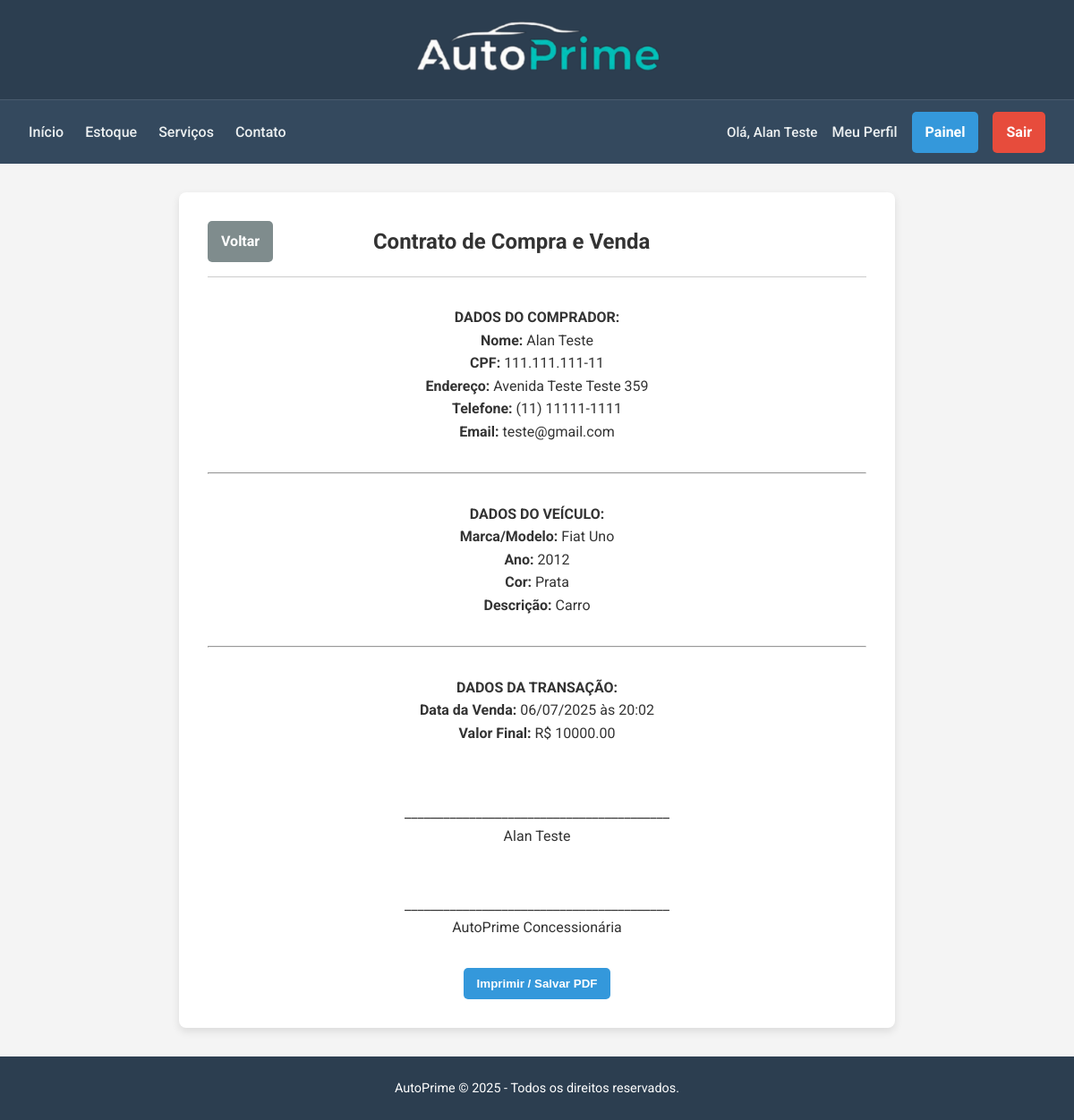
The app's page /contrato/1 (signed in) with its own data.
### app.py (models this page shows, shortened)
class Usuario(db.Model):
    id = db.Column(db.Integer, primary_key=True)
    nome = db.Column(db.String(150), nullable=False)
    email = db.Column(db.String(150), unique=True, nullable=False)
    senha_hash = db.Column(db.String(256), nullable=False)
    is_admin = db.Column(db.Boolean, nullable=False, default=False)
    cpf = db.Column(db.String(20), unique=True, nullable=False)
    endereco = db.Column(db.String(200), nullable=False)
    telefone = db.Column(db.String(20), nullable=False)

class Estoque(db.Model):
    id = db.Column(db.Integer, primary_key=True)
    marca = db.Column(db.String(100), nullable=False)
    modelo = db.Column(db.String(100), nullable=False)
    ano = db.Column(db.Integer, nullable=False)
    preco = db.Column(db.Float, nullable=False)
    descricao = db.Column(db.Text, nullable=True)
    imagem_url = db.Column(db.String(200), nullable=False)
    cor = db.Column(db.String(50), nullable=False)
    status = db.Column(db.String(20), nullable=False, default='Disponível')

class Venda(db.Model): # <-- MELHORIA: Removido comentário desnecessário
    id = db.Column(db.Integer, primary_key=True)
    data_venda = db.Column(db.DateTime, nullable=False, default=datetime.utcnow)
    preco_final = db.Column(db.Float, nullable=False)
    cliente_id = db.Column(db.Integer, db.ForeignKey('usuario.id'), nullable=False)
    veiculo_id = db.Column(db.Integer, db.ForeignKey('estoque.id'), nullable=False, unique=True)
    cliente = db.relationship('Usuario', backref='compras')
    veiculo = db.relationship('Estoque', backref='venda')

### app.py (the view)
@app.route('/contrato/<int:venda_id>')
@login_required
def contrato(venda_id):
    venda = Venda.query.get_or_404(venda_id)
    if venda.cliente_id != session['user_id']:
        flash('Acesso não autorizado.', 'error')
        return redirect(url_for('index'))
    return render_template('contrato.html', venda=venda)

### app.py (called while the page is built)
def login_required(f):
    @wraps(f)
    def decorated_function(*args, **kwargs):
        if 'user_id' not in session: # <-- MELHORIA: Verifica por user_id, mais específico
            flash('Você precisa fazer login para acessar esta página.', 'warning')
            return redirect(url_for('login'))
        user = Usuario.query.get(session['user_id'])
        if user is None:
            session.clear()
            flash("Sua conta não foi encontrada. Por favor, faça login novamente.", "warning")
            return redirect(url_for('login'))
        return f(*args, **kwargs)
    return decorated_function

### templates/contrato.html (shortened to what this page needs)
{% extends "base.html" %}
{% block content %}
<main class="main-content" style="max-width: 800px;">
    <section class="page-section">
        <div class="contract-header" style="display: flex; justify-content: space-between; align-items: center; border-bottom: 1px solid #ccc; padding-bottom: 1rem; margin-bottom: 2rem;">
            <a href="{{ url_for('index') }}" class="btn btn-secondary no-print" style="margin-right: 20px;">Voltar</a>
            <h2 style="margin: 0;">Contrato de Compra e Venda</h2>
        </div>
        <h4>DADOS DO COMPRADOR:</h4>
        <p><strong>Nome:</strong> {{ venda.cliente.nome }}</p>
        <p><strong>CPF:</strong> {{ venda.cliente.cpf }}</p>
        <p><strong>Endereço:</strong> {{ venda.cliente.endereco }}</p>
        <p><strong>Telefone:</strong> {{ venda.cliente.telefone }}</p>
        <p><strong>Email:</strong> {{ venda.cliente.email }}</p>
        <hr style="margin: 2rem 0;">
        <h4>DADOS DO VEÍCULO:</h4>
        <p><strong>Marca/Modelo:</strong> {{ venda.veiculo.marca }} {{ venda.veiculo.modelo }}</p>
        <p><strong>Ano:</strong> {{ venda.veiculo.ano }}</p>
        <p><strong>Cor:</strong> {{ venda.veiculo.cor }}</p>
        <p><strong>Descrição:</strong> {{ venda.veiculo.descricao }}</p>
        <hr style="margin: 2rem 0;">
        <h4>DADOS DA TRANSAÇÃO:</h4>
        <p><strong>Data da Venda:</strong> {{ venda.data_venda.strftime('%d/%m/%Y às %H:%M') }}</p>
        <p><strong>Valor Final:</strong> R$ {{ "%.2f"|format(venda.preco_final) }}</p>
        <div style="margin-top: 4rem; text-align: center;">
            <p>_________________________________________</p>
            <p>{{ venda.cliente.nome }}</p>
            <br><br>
            <p>_________________________________________</p>
            <p>AutoPrime Concessionária</p>
        </div>
        <div style="text-align: center; margin-top: 2rem;">
            <button onclick="window.print();" class="btn btn-login no-print">Imprimir / Salvar PDF</button>
        </div>
    </section>
</main>
{% endblock %}

### templates/base.html (shortened to what this page needs)
<!DOCTYPE html>
<html lang="pt-BR">
<head>
    <link rel="stylesheet" href="{{ url_for('static', filename='css/style.css') }}">
    <link rel="stylesheet" href="{{ url_for('static', filename='css/form.css') }}">
    <link rel="stylesheet" href="https://cdnjs.cloudflare.com/ajax/libs/font-awesome/6.5.2/css/all.min.css">
</head>
<body>
    <header class="main-header">
        <div class="header-content">
            <div class="logo-area">
                <a href="{{ url_for('index') }}">
                    <img src="{{ url_for('static', filename='imagens/AutoPrime.png') }}" alt="Logo AutoPrime" class="logo">
                </a>
            </div>
        </div>
    </header>
    <nav class="main-nav">
        <ul class="nav-links">
            <li><a href="{{ url_for('index') }}">Início</a></li>
            <li><a href="{{ url_for('estoque') }}">Estoque</a></li>
            <li><a href="{{ url_for('servicos') }}">Serviços</a></li>
            <li><a href="{{ url_for('contato') }}">Contato</a></li>
        </ul>
        <div class="auth-links">
            {% if session.get('logged_in') %}
                <span class="welcome-message">Olá, {{ session.get('user_name') }}</span>
                <a href="{{ url_for('perfil') }}" class="nav-profile-link">Meu Perfil</a>
                {% if session.get('is_admin') %}
                    <a href="{{ url_for('painel_admin') }}" class="btn btn-login">Painel</a>
                {% endif %}
                <a href="{{ url_for('logout') }}" class="btn btn-logout">Sair</a>
            {% else %}
                <a href="{{ url_for('login') }}" class="btn btn-login">Login</a>
                <a href="{{ url_for('cadastro') }}" class="btn btn-cadastro">Cadastro</a>
            {% endif %}
        </div>
    </nav>
    <main>
        {% block content %}{% endblock %}
    </main>
    <footer class="main-footer">
        <p>AutoPrime &copy; 2025 - Todos os direitos reservados.</p>
    </footer>
</body>
</html>

### static/css/style.css (style rules this page uses)
* { margin: 0; padding: 0; box-sizing: border-box; }
body { font-family: 'Roboto', sans-serif; line-height: 1.6; color: #333; background-color: #f4f4f4; display: flex; flex-direction: column; min-height: 100vh; }
.main-header { background-color: #2c3e50; color: #fff; padding: 1rem 2rem; box-shadow: 0 2px 5px rgba(0,0,0,0.2); }
.header-content { display: flex; justify-content: center; align-items: center; max-width: 1200px; margin: 0 auto; flex-wrap: wrap; }
.logo-area { display: flex; align-items: center; gap: 10px; }
.logo { width: 400px; height: auto; }
.main-nav { background-color: #34495e; padding: 0.8rem 2rem; border-top: 1px solid rgba(255,255,255,0.1); display: flex; justify-content: space-between; align-items: center; flex-wrap: wrap; }
.nav-links { list-style: none; display: flex; gap: 1.5rem; }
.nav-links li a { color: #ecf0f1; text-decoration: none; font-weight: 500; padding: 0.5rem 0; transition: color 0.3s ease; }
.auth-links { display: flex; align-items: center; gap: 1rem; }
.welcome-message { color: #ecf0f1; font-weight: 500; font-size: 0.95rem; }
.nav-profile-link { color: #ecf0f1; text-decoration: none; font-weight: 500; transition: color 0.3s ease; }
.btn { display: inline-flex; justify-content: center; align-items: center; padding: 10px 15px; border-radius: 5px; text-decoration: none; font-weight: bold; transition: background-color 0.3s ease, color 0.3s ease; text-align: center; border: none; cursor: pointer; }
.btn-login { background-color: #3498db; color: #fff; }
.btn-logout { background-color: #e74c3c; color: #fff; }
.btn-agendar, .btn-secondary { background-color: #34495e; color: white; }
.main-content { display: flex; flex-wrap: wrap; justify-content: center; gap: 2rem; padding: 2rem; max-width: 1200px; margin: 2rem auto; background-color: #fff; border-radius: 8px; box-shadow: 0 4px 10px rgba(0,0,0,0.1); flex-grow: 1; }
.page-section { flex-basis: 100%; text-align: center; }
.main-footer { background-color: #2c3e50; color: #fff; text-align: center; padding: 1.5rem; font-size: 0.9rem; margin-top: auto; }

### static/css/form.css (style rules this page uses)
.btn-secondary { background-color: #7f8c8d; color: #fff; border: none; text-align: center; }

### records on screen
Usuario: get "Alan Teste", cliente.nome "Alan Teste", cliente.cpf "111.111.111-11", cliente.endereco "Avenida Teste Teste 359", cliente.telefone "(11) 11111-1111", cliente.email "teste@gmail.com"
Estoque: veiculo.marca "Fiat", veiculo.modelo "Uno", veiculo.ano "2012", veiculo.cor "Prata", veiculo.descricao "Carro"
Venda: data_venda "06/07/2025 às 20:02", preco_final "10000.00"
